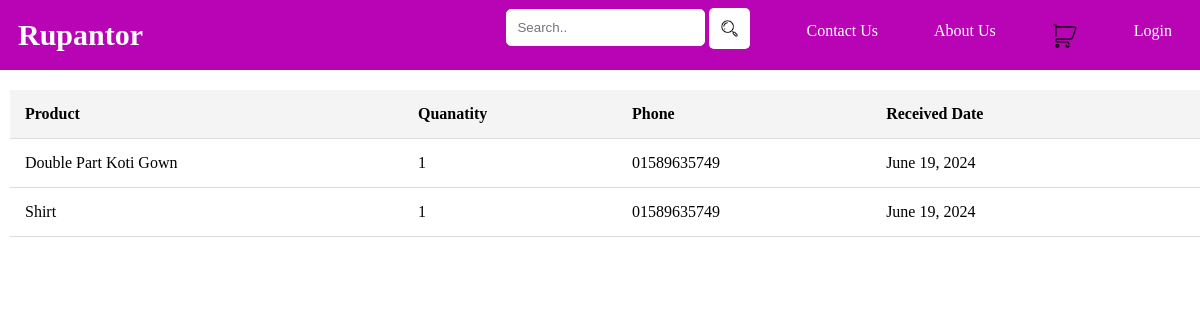
Page /purchase_history/ on the earlier database version.
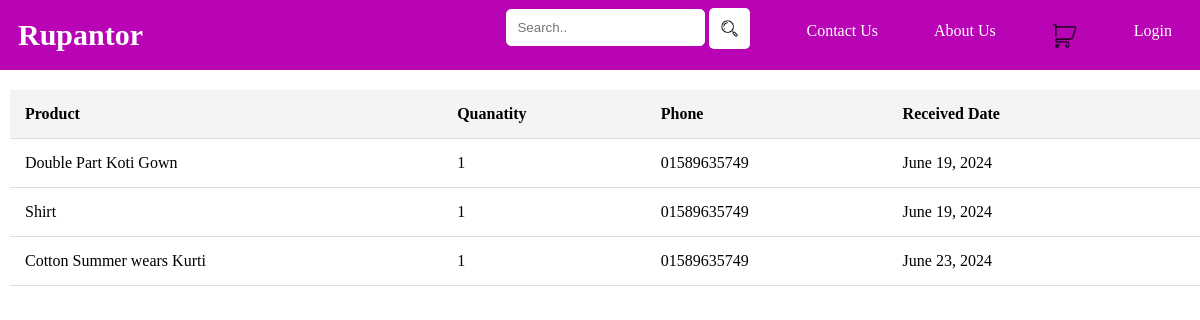
Same page on the later database version.
### management/models.py (models this page shows, shortened)
class ShippedItems(models.Model):
    user = models.ForeignKey(settings.AUTH_USER_MODEL, on_delete=models.CASCADE, null=True, blank=True)
    session_key = models.CharField(max_length=40, null=True, blank=True)
    product = models.CharField(max_length=100, blank=True)
    quantity = models.IntegerField(null=True)
    customerName = models.CharField(max_length=100, null=True)
    customerPhone = models.CharField(max_length=100, null=True)
    customerEmail = models.EmailField(blank=True, null=True)
    receivedDate = models.DateField(default=timezone.now)

### management/views.py (the view)
# urls.py: path('purchase_history/', views.purchase_history, name='purchase_history'),
def purchase_history(request):
    purchaseHistory = ShippedItems.objects.all()
    today = timezone.now().date()
    context = {
        'purchaseHistory': purchaseHistory,
        'today' : today
    }
    template = loader.get_template('purchaseHistory.html')
    return HttpResponse(template.render(context, request))

### management/templates/purchaseHistory.html (shortened to what this page needs)
<!DOCTYPE html>
<html lang="en">
<head>
</head>
<body>
    {% include 'header.html' %}
    <div class="shipped-container">
        {% if purchaseHistory %}
        <table>
            <thead>
                <tr>
                    <th>Product</th>
                    <th>Quanatity</th>
                    <th>Phone</th>
                    <th>Received Date</th>
                    <th></th>
                </tr>
            </thead>
            <tbody>
                {% for item in purchaseHistory %}
                    <tr>
                        <td>{{ item.product }}</td>
                        <td>{{ item.quantity }}</td>
                        <td>{{ item.customerPhone }}</td>
                        <td>{{ item.receivedDate }}</td>
                        <td>
                        </td>
                    </tr>
                {% endfor %}
            </tbody>
        </table>
        {% else %}
            <p>You have not purchased anything yet</p>
        {% endif %}
    </div>
</body>
</html>

Differences in the rows shown:
added ShippedItems: product "Cotton Summer wears Kurti", quantity "1", customerPhone "01589635749", receivedDate "June 23, 2024"
